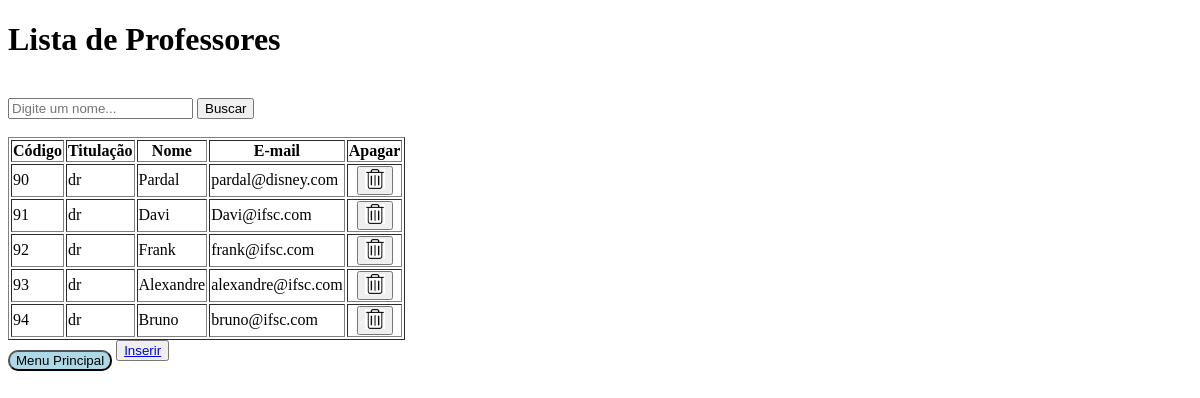
The app's page /professores.php with its own data.
### tables this page shows
CREATE TABLE `professor` (
  `codigo` int(5) NOT NULL,
  `nome` varchar(100) NOT NULL,
  `email` varchar(125) DEFAULT NULL,
  `titulacao` enum('grad','espc','msc','dr') DEFAULT NULL
);

### professores.php (the view, shortened to what this page needs)
<?php
    include("conexao.php");
?>
<!DOCTYPE html>
<html lang="en">
<head>
    <link href="estilos/prof.css" rel="stylesheet" text="text/css">
</head>
<body>
    <h1>Lista de Professores</h1>
    <br>
    <form action="" method="POST">
    <input type="text" name="tfBuscar" placeholder="Digite um nome...">
    <button type="submit" name="btnBuscar">Buscar</button>
    </form>
    <br>
    <form action="" method="POST">
    <table border="1">
        <tr>
            <th><strong>Código</strong></th>
            <th><strong>Titulação</strong></th>
            <th><strong>Nome</strong></th>
            <th><strong>E-mail</strong></th>
            <th><strong>Apagar</strong></th>
        </tr>
        <?php
            if(isset($_POST['btnBuscar'])){
                $pesquisa = $_POST["tfBuscar"];
                $sql_code = "SELECT * FROM Professor AS p WHERE nome LIKE '%$pesquisa%'";
            }
            else{
            $sql_code = "SELECT * FROM Professor";
            }
            $sql_query = $con->query($sql_code);
            while($dados = $sql_query->fetch_assoc()){
            ?>
        <tr>
            <td><?php echo $dados['codigo']?></td>
            <td><?php echo $dados['titulacao']?></td>
            <td><?php echo $dados['nome']?></td>
            <td><?php echo $dados['email']?></td>
        <td>
        <center>
            <button type="submit" name="btnApagar" value="<?php echo $dados['codigo']; ?>">
                <img src="imagens/lixo.png" width="20px" height="20px" alt="apagar">
            </button>
        </center>
        </td>
        </tr>
<?php } ?>
    </table>
    </form>
    <button class="btnMenuProf">
        <a href="index.php" class="linkBtnMenuProf">Menu Principal</a>
    </button>
    <button class="btnInserirProf">
        <a href="inserir_professor.php" class="linkBtnInserirProf">Inserir</a>
    </button>
</body>
</html>

### estilos/prof.css (style rules this page uses)
.btnMenuProf { position: relative; top: 10px; background-color: lightblue; border-radius: 10px; transition: all 0.8s; }
.linkBtnMenuProf { text-decoration: none; color: black; transition: all 0.8s; }

### records on screen
professor: codigo "90", titulacao "dr", nome "Pardal", email "pardal@disney.com"
professor: codigo "91", titulacao "dr", nome "Davi", email "Davi@ifsc.com"
professor: codigo "92", titulacao "dr", nome "Frank", email "frank@ifsc.com"
professor: codigo "93", titulacao "dr", nome "Alexandre", email "alexandre@ifsc.com"
professor: codigo "94", titulacao "dr", nome "Bruno", email "bruno@ifsc.com"
